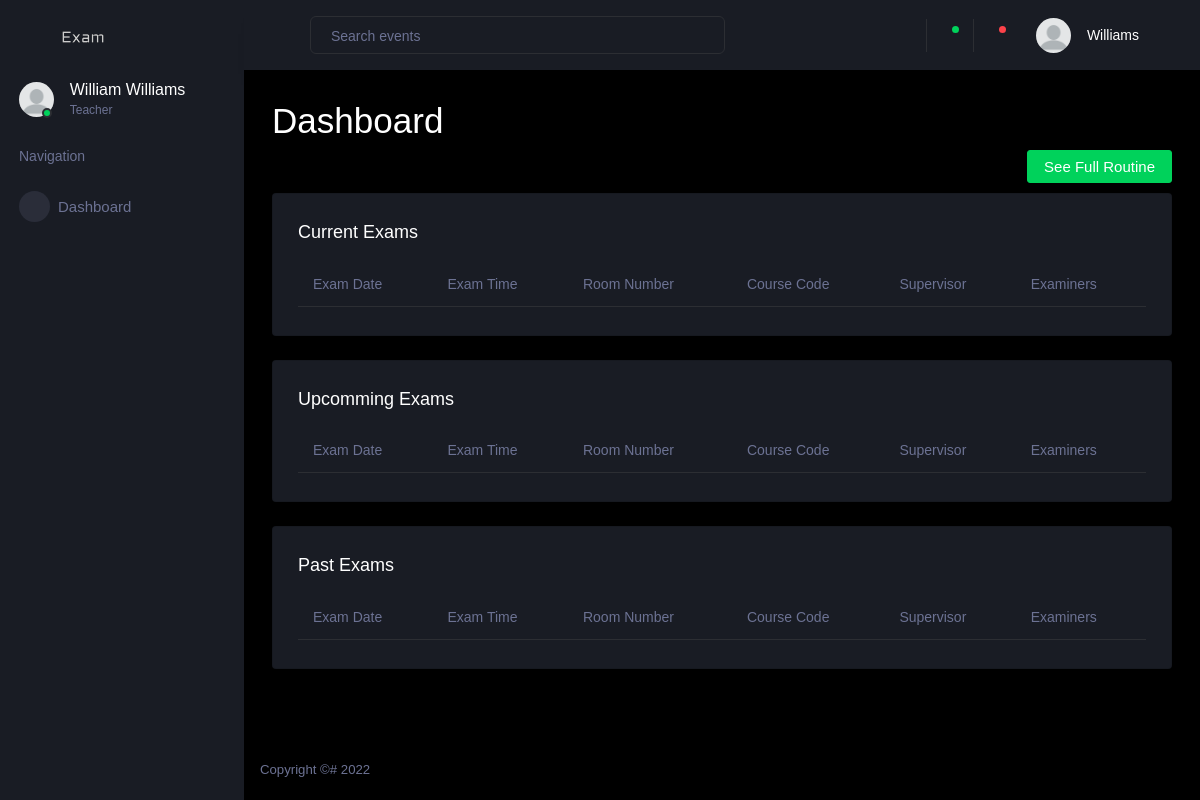
/user/ (signed in), run on an earlier commit of the app's database.
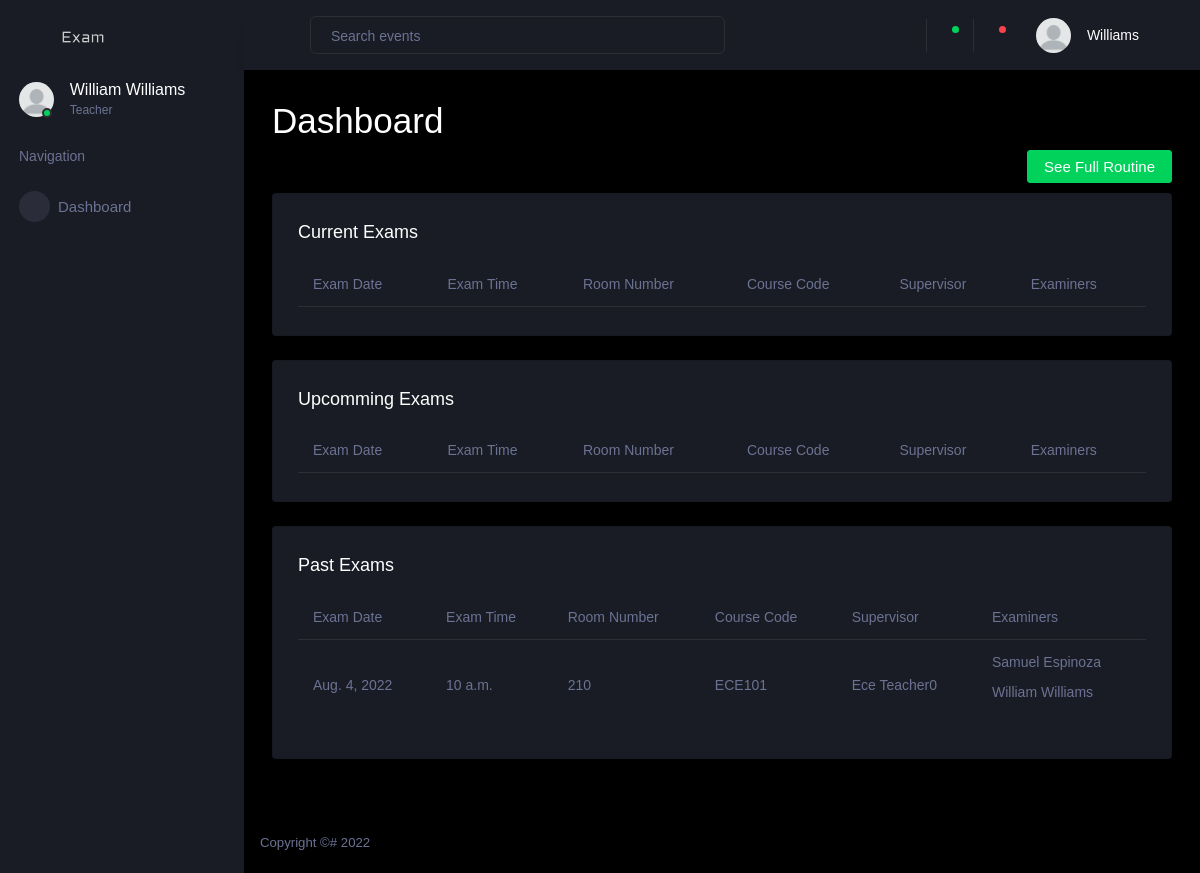
And on a later commit of the database.
### account/models.py (models this page shows, shortened)
class Teacher(models.Model):
    user = models.OneToOneField(
        User, on_delete=models.CASCADE, primary_key=True)
    title = models.CharField(max_length=255, null=False,
                             choices=TEACHER_TITLE_CHOICES, default='None')
    contact_number = models.CharField(null=False, unique=True, max_length=255)
    profile_picture = models.ImageField(
        upload_to=get_profile_pictures_directory, blank=True, null=True)
    department = models.ForeignKey(Department, on_delete=models.DO_NOTHING)
    is_available = models.BooleanField(default=True)
    total_creadits = models.DecimalField(
        max_digits=10, decimal_places=2, default=0)
    def __str__(self) -> str:
        return self.user.first_name + " " + self.user.last_name

class Exam(models.Model):
    exam_date = models.DateField()
    exam_time = models.TimeField()
    room_number = models.IntegerField()
    faculty = models.ForeignKey(
        Faculty, on_delete=models.DO_NOTHING, related_name='+')
    course = models.ForeignKey(
        Course, on_delete=models.DO_NOTHING, related_name='+')
    examiners = models.ManyToManyField(Teacher, related_name='+')
    supervisor = models.ForeignKey(
        Teacher, on_delete=models.DO_NOTHING, related_name='supervisor')
    routine = models.ForeignKey(
        Routine, on_delete=models.CASCADE, null=False, default=1)

### dashboard/models.py (models this page shows)
class Course(models.Model):
    code = models.CharField(max_length=255, null=False)
    credits = models.DecimalField(null=False, max_digits=4, decimal_places=2)
    department = models.ForeignKey(
        Department, on_delete=models.CASCADE, null=False)
    is_sessional = models.BooleanField(null=False, default=False)
    level = models.CharField(max_length=1, null=False,
                             choices=LEVEL_CHOICES, default='1')
    name = models.CharField(max_length=255, null=False)
    semester = models.CharField(
        max_length=2, null=False, choices=SEMESTER_CHOICES, default='I')
    def __str__(self) -> str:
        return f"{ self.code }"

### dashboard/views.py (the view)
# urls.py: path('', dashboard, name='dashboard-page'),
def dashboard(request):
    context = get_context(request)
    return render(request, 'dashboard.html', context)

### dashboard/views.py (called while the page is built)
def is_dean(user):
    try:
        teacher = Teacher.objects.get(user=user)
    except Teacher.DoesNotExist:
        return None
    deans = Dean.objects.filter(teacher=teacher).order_by('-joined')[:1]
    if len(deans) != 1:
        return None
    return deans[0]

def is_staff(user):
    try:
        staff = Staff.objects.get(user=user)
    except Staff.DoesNotExist:
        return None
    return staff

def is_teacher(user):
    try:
        teacher = Teacher.objects.get(user=user)
    except Teacher.DoesNotExist:
        return None
    return teacher

def get_exams(approved_routines, teacher=None):
    past = []
    current = []
    upcomming = []
    today = date.today()
    for routine in approved_routines:
        exams = routine.exam_set.all()
        if teacher:
            exams = filter(lambda exam: teacher in exam.examiners.all()
                           or teacher == exam.supervisor, exams)
        for exam in exams:
            if exam.exam_date == today:
                current.append(exam)
            elif exam.exam_date < today:
                past.append(exam)
            else:
                upcomming.append(exam)
    return current, past, upcomming

### dashboard/templates/dashboard.html (shortened to what this page needs)
{% extends "dashboard-base.html" %}
{% load static %}
{% block content %}
<h1>Dashboard</h1>
<div class="create-new">
  <a class="nav-link btn btn-success create-new-button" href="{% url 'full-routine' %}">
    See Full Routine
  </a>
</div>
<div class="row">
  <div class="col-12 grid-margin">
    <div class="card">
      <div class="card-body">
        <h4 class="card-title">Current Exams</h4>
        <div class="table-responsive">
          <table class="table">
            <thead>
              <tr>
                <th>Exam Date</th>
                <th>Exam Time</th>
                <th>Room Number</th>
                <th>Course Code</th>
                <th>Supervisor</th>
                <th>Examiners</th>
              </tr>
            </thead>
          </table>
        </div>
      </div>
    </div>
  </div>
</div>
<div class="row">
  <div class="col-12 grid-margin">
    <div class="card">
      <div class="card-body">
        <h4 class="card-title">Upcomming Exams</h4>
        <div class="table-responsive">
          <table class="table">
            <thead>
              <tr>
                <th>Exam Date</th>
                <th>Exam Time</th>
                <th>Room Number</th>
                <th>Course Code</th>
                <th>Supervisor</th>
                <th>Examiners</th>
              </tr>
            </thead>
          </table>
        </div>
      </div>
    </div>
  </div>
</div>
<div class="row">
  <div class="col-12 grid-margin">
    <div class="card">
      <div class="card-body">
        <h4 class="card-title">Past Exams</h4>
        <div class="table-responsive">
          <table class="table">
            <thead>
              <tr>
                <th>Exam Date</th>
                <th>Exam Time</th>
                <th>Room Number</th>
                <th>Course Code</th>
                <th>Supervisor</th>
                <th>Examiners</th>
              </tr>
            </thead>
            <tbody>
              {% for exam in past_exams %}
              <tr>
                <td>{{ exam.exam_date }}</td>
                <td>{{ exam.exam_time }}</td>
                <td>{{ exam.room_number }}</td>
                <td>{{ exam.course }}</td>
                <td>{{ exam.supervisor }}</td>
                <td>
                  {% for teacher in exam.examiners.all %}
                  <p> {{ teacher }} </p>
                  {% endfor %}
                </td>
              </tr>
              {% endfor %}
            </tbody>
          </table>
        </div>
      </div>
    </div>
  </div>
</div>
{% endblock content %}

### dashboard/templates/dashboard-base.html (shortened to what this page needs)
{% load static %}
<!DOCTYPE html>
<html lang="en">
  <head>
    <link rel="stylesheet" href="{% static 'dashboard/vendors/mdi/css/materialdesignicons.min.css' %}" />
    <link rel="stylesheet" href="{% static 'dashboard/vendors/css/vendor.bundle.base.css' %}" />
    <link rel="stylesheet" href="{% static 'dashboard/vendors/jvectormap/jquery-jvectormap.css' %}" />
    <link rel="stylesheet" href="{% static 'dashboard/vendors/flag-icon-css/css/flag-icon.min.css' %}" />
    <link rel="stylesheet" href="{% static 'dashboard/vendors/owl-carousel-2/owl.carousel.min.css' %}" />
    <link rel="stylesheet" href="{% static 'dashboard/vendors/owl-carousel-2/owl.theme.default.min.css' %}" />
    <link rel="stylesheet" href="{% static 'dashboard/css/style.css' %}" />
  </head>
  <body>
    <div class="container-scroller">
      <nav class="sidebar sidebar-offcanvas" id="sidebar">
        <div class="sidebar-brand-wrapper d-none d-lg-flex align-items-center justify-content-center fixed-top" >
          <a class="sidebar-brand brand-logo" href="#">
            <img src="{% static 'dashboard/images/logo.svg' %}" alt="logo"/>
          </a>
        </div>
        <ul class="nav">
          <li class="nav-item profile">
            <div class="profile-desc">
              <div class="profile-pic">
                <div class="count-indicator">
                  {% if user.profile_picture %}
                    <img class="img-xs rounded-circle" src="{{ user.profile_picture.url }}" />
                  {% else %}
                    <img class="img-xs rounded-circle" src="{% static 'dashboard/images/dummy.png' %}" />
                  {% endif %}
                  <span class="count bg-success"></span>
                </div>
                <div class="profile-name">
                  <h5 class="mb-0 font-weight-normal">
                    {{ user.user.first_name }} {{ user.user.last_name }}
                  </h5>
                  <span>
                    {% if if_staff %}
                      Staff
                    {% elif if_dean %}
                      Dean
                    {% else %}
                      Teacher
                    {% endif %}
                  </span>
                </div>
              </div>
            </div>
          </li>
          <li class="nav-item nav-category">
            <span class="nav-link">Navigation</span>
          </li>
          <li class="nav-item menu-items">
            <a class="nav-link" href="{% url 'dashboard-page' %}">
              <span class="menu-icon">
                <i class="mdi mdi-speedometer"></i>
              </span>
              <span class="menu-title">Dashboard</span>
            </a>
          </li>
        </ul>
      </nav>
      <div class="container-fluid page-body-wrapper">
        <nav class="navbar p-0 fixed-top d-flex flex-row">
          <div class="navbar-menu-wrapper flex-grow d-flex align-items-stretch">
            <button
              class="navbar-toggler navbar-toggler align-self-center"
              type="button"
              data-toggle="minimize"
            >
              <span class="mdi mdi-menu"></span>
            </button>
            <ul class="navbar-nav w-100">
              <li class="nav-item w-100">
                <form class="nav-link mt-2 mt-md-0 d-none d-lg-flex search">
                  <input
                    type="text"
                    class="form-control"
                    placeholder="Search events"
                  />
                </form>
              </li>
            </ul>
            <ul class="navbar-nav navbar-nav-right">
              <li class="nav-item nav-settings d-none d-lg-block">
                <a class="nav-link" href="#">
                  <i class="mdi mdi-view-grid"></i>
                </a>
              </li>
              <li class="nav-item dropdown border-left">
                <a
                  class="nav-link count-indicator dropdown-toggle"
                  id="messageDropdown"
                  href="#"
                  data-toggle="dropdown"
                  aria-expanded="false"
                >
                  <i class="mdi mdi-email"></i>
                  <span class="count bg-success"></span>
                </a>
              </li>
              <li class="nav-item dropdown border-left">
                <a
                  class="nav-link count-indicator dropdown-toggle"
                  id="notificationDropdown"
                  href="#"
                  data-toggle="dropdown"
                >
                  <i class="mdi mdi-bell"></i>
                  <span class="count bg-danger"></span>
                </a>
              </li>
              <li class="nav-item dropdown">
                <a
                  class="nav-link"
                  id="profileDropdown"
                  href="#"
                  data-toggle="dropdown"
                >
                  <div class="navbar-profile">
                    {% if user.profile_picture %}
                      <img
                      class="img-xs rounded-circle"
                      src="{{ user.profile_picture.url }}"
                      />
                    {% else %}
                      <img
                      class="img-xs rounded-circle"
                      src="{% static 'dashboard/images/dummy.png' %}"
                      />
                    {% endif %}
                    <p class="mb-0 d-none d-sm-block navbar-profile-name">
                      {{ user.user.last_name }}
                    </p>
                    <i class="mdi mdi-menu-down d-none d-sm-block pl-3"></i>
                  </div>
                </a>
              </li>
            </ul>
          </div>
        </nav>
        <div class="main-panel">
          <div class="content-wrapper">
            {% block content %}{% endblock %}
          </div>
          <footer class="footer">
            <div
              class="d-sm-flex justify-content-center justify-content-sm-between"
            >
              <span
                class="text-muted d-block text-center text-sm-left d-sm-inline-block"
                >Copyright ©# 2022</span
              >
            </div>
          </footer>
        </div>
      </div>
    </div>
  </body>
</html>

What changed in the data, as far as the page shows it:
added Exam: exam_date "Aug. 4, 2022", exam_time "10 a.m.", room_number "210", course "ECE101", supervisor "Ece Teacher0", Teacher (user_id.last_name "William Williams")
now on this page (row unchanged): Teacher: user_id.last_name "Samuel Espinoza"
